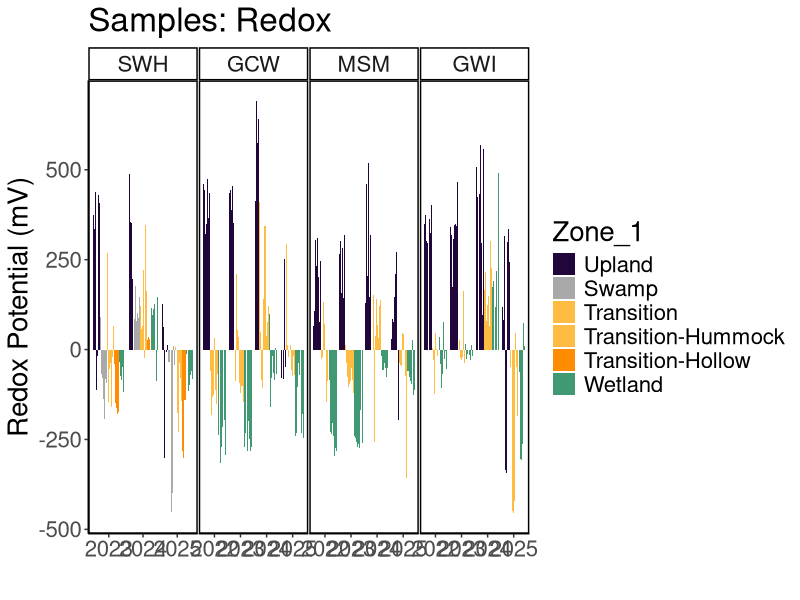
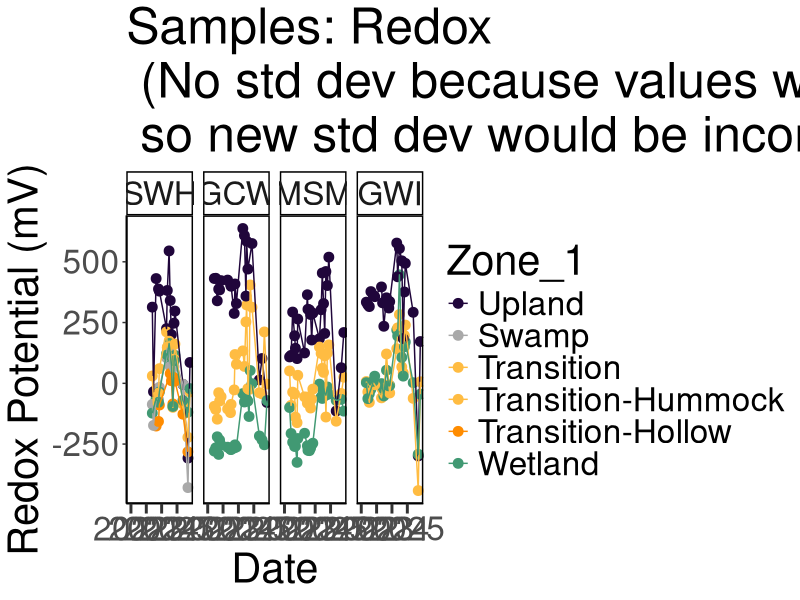
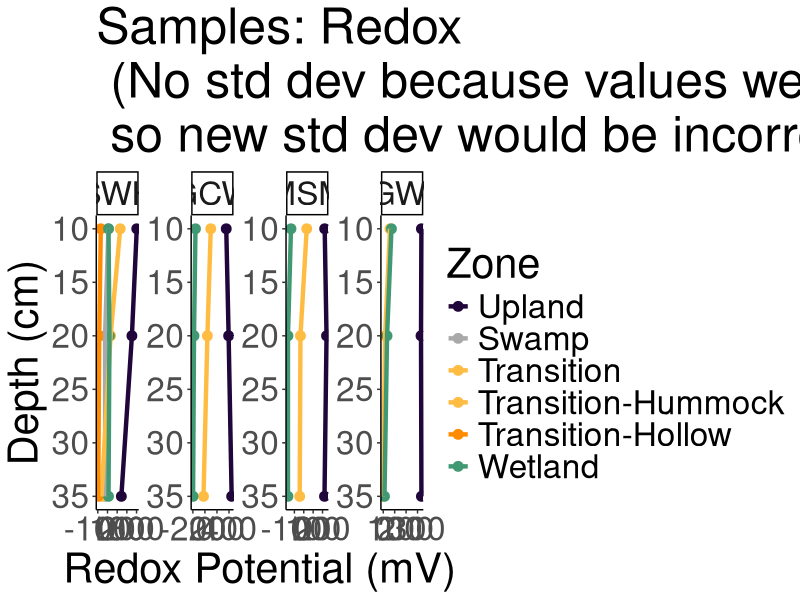
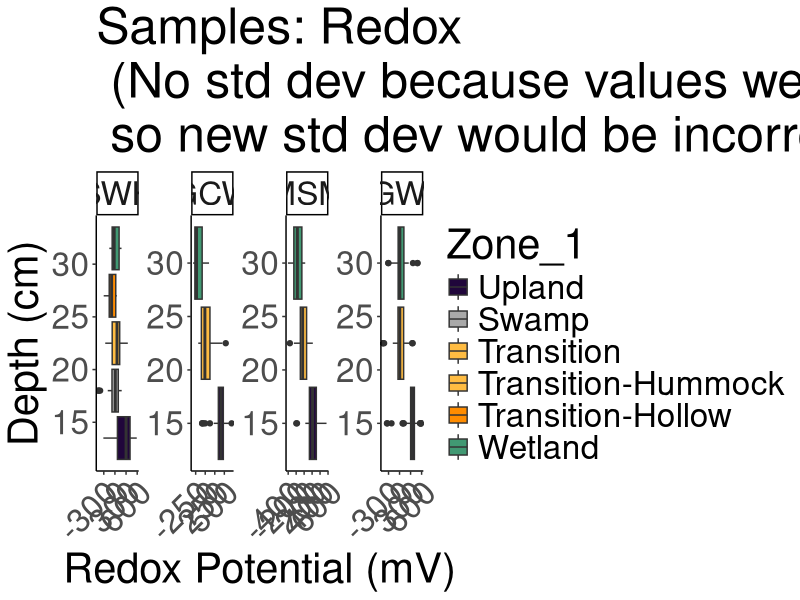
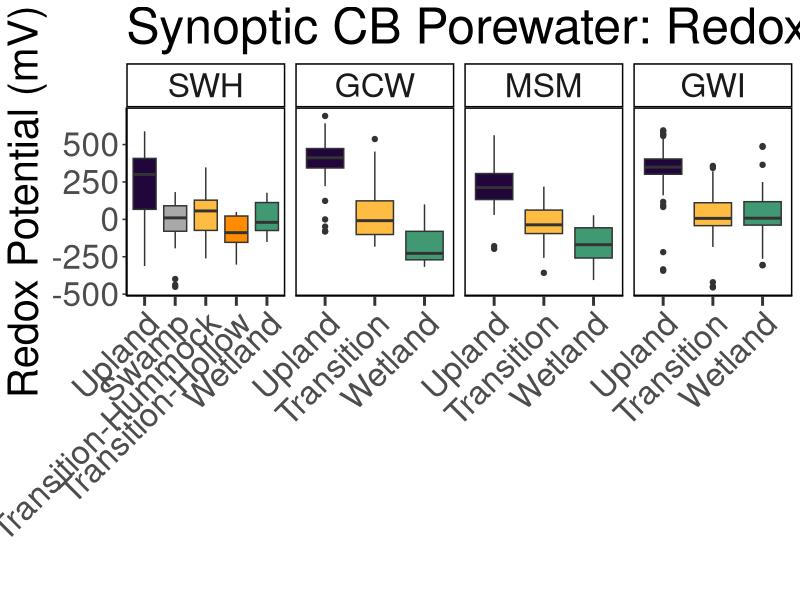
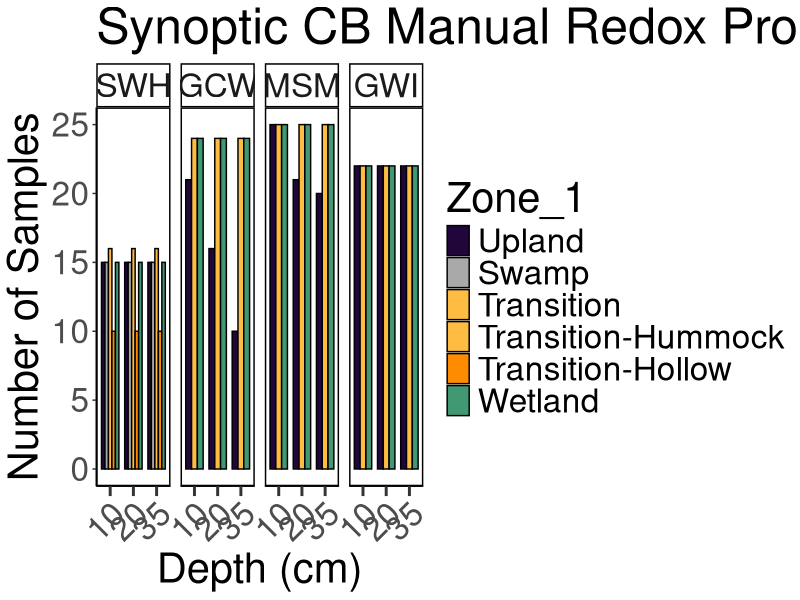
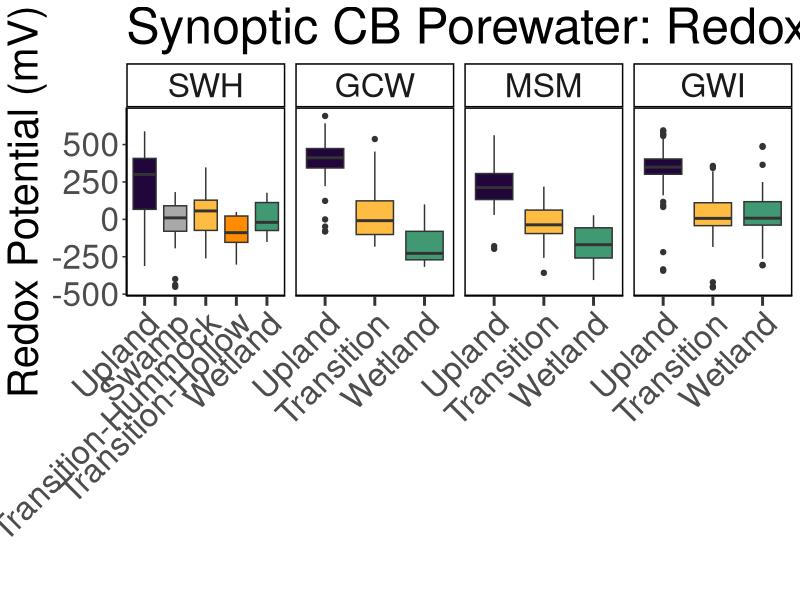

Recreate these plots in R, in order.
## ---- chunk 1
library(dplyr)
library(ggplot2)
library(ggpubr)
library(stringr)
library(readxl)
library(tidyr)
library(tibble)
library(openxlsx)
library(knitr)
## ---- chunk 2

#read in 2022 Dionex Data:
dat22 <- read.csv("2022/Processed Data/COMPASS_Synoptic_CB_Redox_2022_processed.csv")
# head(dat22)
colnames(dat22)

#read in 2023 Dionex Data:
dat23 <- read.csv("2023/Processed Data/COMPASS_Synoptic_CB_Redox_2023_processed.csv")
# head(dat23)
colnames(dat23)

#read in 2024 Dionex Data:
dat24 <- read.csv("2024/Processed Data/COMPASS_Synoptic_CB_Redox_2024_processed.csv")
# head(dat24)
colnames(dat24)

#read in 2025 Dionex Data:
dat25 <- read.csv("2025/Processed Data/COMPASS_Synoptic_CB_Redox_2025_processed.csv")
# head(dat25)
colnames(dat25)

all_dat <- bind_rows(dat22, dat23, dat24, dat25)

all_dat <- all_dat %>%
  mutate(Project = "COMPASS:Synoptic", 
         Region = "CB", 
         Zone_1 = Zone) %>%
  mutate(Zone = case_when(Zone_1 == "Upland" ~ "UP", 
                          Zone_1 == "Transition" ~ "TR", 
                          Zone_1 == "Wetland" ~ "WC", 
                          Zone_1 == "Swamp" ~ "SWAMP",
                          TRUE ~ Zone)) %>% 
  filter (!is.na(Avg_mV))  ##remove NA values from samples not taken

final_dat <- all_dat %>%
  select (-Zone_1)

##Set 4 decimal points max
final_dat <- final_dat %>%
  mutate(across(where(is.numeric), round, digits = 1)) ##This does make all salinities 0 when Cl_ppm is 0 instead of 0.000026

##Format data
final_dat1 <- final_dat %>% 
  mutate(Project = "COMPASS:Synoptic", 
         Region = "CB") %>% 
  rename(Day = Date) %>% 
  select(c("Project", "Region", "Year", "Month", "Day", "Time_24hr",  "Time_Zone", "Site", "Zone", "Topography", "Depth", "Avg_mV", "Std_dv", "Std_err", "Notes"))

## ---- chunk 3

#pull the column names from the all_dat dataframe and create a new dataframe with them
metadat <- data.frame(Column_Names = colnames(final_dat1))
metadat

colnames(final_dat)

metadat$Description <- ""
metadat$Units <- ""
metadat$Instrument_ifapplicable <- ""

#add information about each line:

metadat$Description <- c("Project name",
                         "Region samples originated from: CB = Chesapeake Bay",
                         "Year (YYYY) of sample collection",
                         "Month (MM) of sample collection",
                         "Day (DD) of sample collection",
                         "Time (HH:MM) of sample collection",
                         "Time Zone of sample collection",
                         "Name of sampling transect location (GCW, SWH, MSM, GWI), see dataset locations for coordinates",
                         "Zone within space-for-time transect (UP=Upland, SWAMP=Swamp, TR=Transition, WC=Wetland Control)",
                         "Topography (Hummock/Hollow) only for SWH transition zone; hummock is most comparable to the transition zones at other sites",
                         "Depth in centimeters at which measurement was made",
                         "Average of field replicate measurements at the same depth (n=6)", 
                         "Sample standard deviation calculated from field replicate measurements at the same depth (n=6) .", 
                         "Sample standard error calculated from field replicate measurements at the same depth (n=6) .", 
                         "Notes generated during field sample collection")

metadat$Units <-       c("NA",
                         "NA",
                         "NA",
                         "NA",
                         "NA",
                         "NA",
                         "NA",
                         "NA",
                         "NA",
                         "NA",
                         "cm",
                         "mV",
                         "mV",
                         "mV",
                         "NA")

metadat$Instrument_ifapplicable <-

                       c("NA",
                         "NA",
                         "NA",
                         "NA",
                         "NA",
                         "NA",
                         "NA",
                         "NA",
                         "NA",
                         "NA",
                         "NA",
                         "SWAP Redox Probe",
                         "NA",
                         "NA",
                         "NA")


## ---- chunk 4

#write out a csv of all the data to the main folder: 
write.csv(final_dat1, "COMPASS_SynopticCB_Redox_AllData.csv", row.names = FALSE)


#write out a csv of the metadata associated with the data:
write.csv(metadat, "COMPASS_SynopticCB_Redox_Metadata.csv")

## ---- chunk 5

data_plotting <- all_dat %>% 
  mutate(Zone_1 = case_when(Site == "SWH" & Zone_1 == "Transition" & Topography == "Hummock" ~ "Transition-Hummock",
                            Site == "SWH" & Zone_1 == "Transition" & Topography == "Hollow" ~ "Transition-Hollow",
                            TRUE ~ Zone_1))

#Order by Zone from Upland to Surface Water
data_plotting$Zone_1 = factor(data_plotting$Zone_1, levels = c("Upland",  "Swamp", "Transition", "Transition-Hummock", "Transition-Hollow", "Wetland"))
data_plotting <- data_plotting[order(data_plotting$Zone_1), ]

#Order by Site from SWH, GCW, MSM, GWI order, which is oligohaline to polyhaline
data_plotting$Site = factor(data_plotting$Site, levels = c("SWH", "GCW", "MSM", "GWI"))
data_plotting <- data_plotting[order(data_plotting$Site), ]

#Plot samples to get a first look at concentrations (sanity check)
#group the data for plotting
data_plotting_all <- data_plotting %>%
  group_by(Site, Zone_1) %>%
  mutate(row_num = factor(row_number())) %>%  # create row_num as factor per group
  ungroup()

# data_plotting_all$Date <- as.Date(paste(data_plotting_all$Year, data_plotting_all$Month, data_plotting_all$Day, sep = "-"))


#Plot data and change colors based on Zone:
viz_redox_plot <- ggplot(data_plotting_all, aes(x = as.character(Year), y = Avg_mV, fill = Zone_1)) +
  geom_bar(stat = "identity", position = position_dodge2(preserve = "total")) +
  facet_grid( ~ Site, scales="free") +
  scale_fill_manual(values = c(
    "Upland" = "#20063B",
    "Swamp" = "darkgrey",
    "Transition" = "#FFBC42",
    "Transition-Hollow" = "darkorange",
    "Transition-Hummock" = "#FFBC42",
    "Wetland" = "#419973")) +
  theme_classic() +
  labs(x = " ", y = "Redox Potential (mV)", title = "Samples: Redox") +
  theme(
    panel.spacing = unit(.05, "lines"), 
    panel.border = element_rect(color = "black", fill = NA, linewidth = 1)) + 
  theme(text = element_text(size = 20))

viz_redox_plot

## ---- chunk 6

##Make Date Column with just Year and Month for Sample ID
all_dat_dates <- data_plotting %>%
  mutate(Month_num = match(Month, month.name)) %>%
  mutate(
    YearMonth = if_else(
      Month_num < 10,
      # Modify the string:
      YearMonth <- paste(Year, Month_num, sep = "-0"), 
      YearMonth <- paste(Year, Month_num, sep = "-"), 
    )
  )

##Summarize SO4 and Cl by Date, Site, and Zone
Redox_avg <- all_dat_dates %>%
  group_by(Month, Year, Site, Zone_1) %>%
   dplyr::summarize(mean_mV = mean(Avg_mV, na.rm=TRUE), 
            YearMonth = first(YearMonth), 
            Date = first(Date))

# Concatenate with a day (e.g., "01" for the first day)
Redox_avg$Date <- paste(Redox_avg$YearMonth, Redox_avg$Date, sep = "-")

# Convert to Date object
Redox_avg$Date <- as.Date(Redox_avg$Date)

# Define the specific date breaks you want to display
specific_breaks <- as.Date(c("2022-01-01", "2023-01-01", "2024-01-01", "2025-01-01"))

viz_redox_plot_avgs <- ggplot(Redox_avg, aes(x = Date, y = mean_mV, color = Zone_1, group = Zone_1)) +
  geom_point(size = 3) + 
  # geom_errorbar(aes(ymin = mean_Cl - sd_Cl, ymax = mean_Cl + sd_Cl), width = 0.2) + 
  geom_line() + 
  facet_grid( ~ Site, scales="free_y") +
  scale_color_manual(values = c(
    "Upland" = "#20063B",
    "Swamp" = "darkgrey",
    "Transition" = "#FFBC42",
    "Transition-Hollow" = "darkorange",
    "Transition-Hummock" = "#FFBC42",
    "Wetland" = "#419973")) +
  theme_classic() +
  labs(x = "Date", y = "Redox Potential (mV)", title = "Samples: Redox\n (No std dev because values were averaged previously,\n so new std dev would be incorrect)") +
  theme(
    panel.spacing = unit(0.5, "lines"), 
    panel.border = element_rect(color = "black", fill = NA, linewidth = 1)) +
  # theme(axis.text.x = element_text(angle = 90, hjust = 0.5))+ 
  theme(text = element_text(size = 30))+
  scale_x_date(breaks = specific_breaks, date_labels = "%Y", expand = expansion(mult = c(0.18, 0.05)))+
  theme(axis.ticks.x = element_line(linewidth = 1))+
  theme(axis.ticks.length.x = unit(0.25, "cm"))

viz_redox_plot_avgs

## ---- chunk 7

##Remove SW and calculate average and sd for each depth
Redox_avg <- all_dat_dates %>%
  group_by(Site, Zone_1, Depth) %>%
   dplyr::summarize(mean_mV = mean(Avg_mV, na.rm=TRUE))

viz_redox_plot_depth <- ggplot(Redox_avg, aes(x = as.numeric(Depth), y = mean_mV, color = Zone_1, group = Zone_1)) +
  geom_point(size = 3) + 
  # Zone_geom_errorbar(aes(ymin = mean_Cl - sd_Cl, ymax = mean_Cl + sd_Cl), width = 0.5, size = 1) + 
  geom_line(size = 1.5) + 
  facet_wrap( ~ Site, scales="free", nrow = 1) + 
  scale_color_manual(values = c(
    "Upland" = "#20063B",
    "Swamp" = "darkgrey",
    "Transition" = "#FFBC42",
    "Transition-Hollow" = "darkorange",
    "Transition-Hummock" = "#FFBC42",
    "Wetland" = "#419973")) +
  theme_classic() +
  labs(x = "Depth (cm)", y = "Redox Potential (mV)", title = "Samples: Redox\n (No std dev because values were averaged previously,\n so new std dev would be incorrect)") +
  theme(text = element_text(size = 30))+
  coord_flip() + 
  scale_x_continuous(trans = "reverse") + 
  labs(color = "Zone") 

viz_redox_plot_depth

## ---- chunk 8

##Remove SW
data_plotting_depth <- data_plotting %>%
  mutate(Depth_cm = factor(Depth, levels = c("45", "20", "10")))


#Plot data and change colors based on Zone:
viz_redox_depth <-  ggplot(data_plotting_depth, aes(x = Depth, y = Avg_mV, fill = Zone_1)) +
  geom_boxplot() +
  facet_wrap( ~ Site, scales="free", nrow = 1) +
  scale_fill_manual(values = c(
    "Upland" = "#20063B",
    "Swamp" = "darkgrey",
    "Transition" = "#FFBC42",
    "Transition-Hollow" = "darkorange",
    "Transition-Hummock" = "#FFBC42",
    "Wetland" = "#419973")) +
  theme_classic() +
  labs(x = "Depth (cm)", y = "Redox Potential (mV)", title = "Samples: Redox\n (No std dev because values were averaged previously,\n so new std dev would be incorrect)") +
  # theme(
  #   panel.spacing = unit(.05, "lines"), 
  #   panel.border = element_rect(color = "black", fill = NA, linewidth = 1))+ 
  theme(text = element_text(size = 30))+
  theme(axis.text.x = element_text(angle = 45, vjust = 1, hjust = 1))+ 
  coord_flip() 

viz_redox_depth

## ---- chunk 9


##Summarize SO4 and Cl by Date, Site, and Zone
viz_redox_boxplot <- ggplot(all_dat_dates, aes(x = Zone_1, y = Avg_mV, fill = Zone_1, group = Zone_1)) +
  geom_boxplot() + 
  facet_grid( ~ Site, scales = "free_x") +
  scale_x_discrete(drop = TRUE) +
  scale_fill_manual(values = c(
    "Upland" = "#20063B",
    "Swamp" = "darkgrey",
    "Transition" = "#FFBC42",
    "Transition-Hollow" = "darkorange",
    "Transition-Hummock" = "#FFBC42",
    "Wetland" = "#419973")) +
  theme_classic() +
  labs(x = " ", y = "Redox Potential (mV)", title = "Synoptic CB Porewater: Redox Potential") +
  theme(
    panel.spacing = unit(0.5, "lines"), 
    panel.border = element_rect(color = "black", fill = NA, linewidth = 1)) +
  theme(axis.text.x = element_text(angle = 45, vjust = 1, hjust = 1))+ 
  theme(text = element_text(size = 30))+
  theme(axis.ticks.x = element_line(linewidth = 1))+
  theme(axis.ticks.length.x = unit(0.25, "cm"))+ 
  #scale_x_discrete(labels = c("Upland", "Swamp", "Transition", "Wetland", "Surface Water"))+ 
  theme(legend.position = "none")

viz_redox_boxplot

# Save as a PNG
png("COMPASS_SynopticCB_Redox_alldata.png", width = 2000, height = 1200, res = 100) 
print(viz_redox_boxplot)  # For ggplot objects, use print()
dev.off() 

## ---- chunk 10
# It would also be great to add to our collation codes a summary chunk that will calculate value ranges, means, and standard deviations (and errors) for each site, zone, depth for each year; also for each site zone, depth overall; and for each site and zone overall so that we have some easy access to metrics. Was just thinking this might be helpful today when re-collating the DIC data.

colnames(all_dat)

##Metrics for each site, zone, depth for each year
summary_by_year <- data_plotting %>%
  group_by(Year, Site, Zone_1, Depth) %>%
   reframe(
     min_mV = min(Avg_mV, na.rm=TRUE),
     max_mV = max(Avg_mV, na.rm=TRUE), 
     mean_mV = mean(Avg_mV, na.rm=TRUE)) %>%
  mutate(across(where(is.numeric), round, digits = 4)) 

##Metrics for each site, zone, depth for all years
summary_all_years <- data_plotting %>%
  group_by(Site, Zone_1, Depth) %>%
   reframe(
     min_mV = min(Avg_mV, na.rm=TRUE),
     max_mV = max(Avg_mV, na.rm=TRUE), 
     mean_mV = mean(Avg_mV, na.rm=TRUE)) %>%
  mutate(across(where(is.numeric), round, digits = 4)) 

##Metrics for each site and zone for all depths and years
summary_all_depths_years <- data_plotting %>%
  group_by(Site, Zone_1) %>%
   reframe(
     min_mV = min(Avg_mV, na.rm=TRUE),
     max_mV = max(Avg_mV, na.rm=TRUE), 
     mean_mV = mean(Avg_mV, na.rm=TRUE)) %>%
  mutate(across(where(is.numeric), round, digits = 4)) 

## ---- chunk 11
#  I am thinking it might be cool to add to our porewater collation files a table at the end that has total number of samples then also some info about # of samples per zone, site, depth etc.

##Metrics for each year
sample_numbers_years <- data_plotting %>%
  group_by(Year) %>%
   reframe(
     Number_of_samples = n())

##Metrics for each site, zone, depth for all years
sample_numbers <- data_plotting %>%
  group_by(Site, Zone_1, Depth) %>%
   reframe(
     Number_of_samples = n())
     

## ---- chunk 12

library(kableExtra)

kable(
  summary_all_depths_years[, c("Site", "Zone_1", "min_mV",	"max_mV", "mean_mV")],  
  format = "latex",
  booktabs = TRUE,
  caption = "Summary Statistics"
) %>%
  kable_styling(
    latex_options = c("hold_position", "striped", "scale_down"),
    font_size = 12
  ) %>%
  row_spec(0, bold = TRUE) %>%   # header
  column_spec(1, bold = TRUE)


## ---- chunk 13

kable(
  sample_numbers_years[, c("Year", "Number_of_samples")],  
  format = "latex",
  booktabs = TRUE,
  caption = paste0("Total Samples: ", nrow(all_dat))
) %>%
  kable_styling(
    latex_options = c("hold_position", "striped", "scale_down"),
    font_size = 12
  ) %>%
  row_spec(0, bold = TRUE) %>%   # header
  column_spec(1, bold = TRUE)

## ---- chunk 14

##Number of Samples Plots
sample_num_barplot <- ggplot(sample_numbers, aes(x = as.character(Depth), y = Number_of_samples, fill = Zone_1)) +
  geom_col(position = "dodge", color = "black", width = 0.75) + # 'color' adds a border to the bars
  facet_grid(~Site , scales = "free_x") +
  scale_x_discrete(drop = TRUE) +
  scale_fill_manual(values = c(
    "Upland" = "#20063B",
    "Swamp" = "darkgrey",
    "Transition" = "#FFBC42",
    "Transition-Hollow" = "darkorange",
    "Transition-Hummock" = "#FFBC42",
    "Wetland" = "#419973")) +
  theme_classic() +
  labs(x = "Depth (cm)", y = "Number of Samples", title = "Synoptic CB Manual Redox Probe Sample Numbers") +
  theme(
    panel.spacing = unit(0.5, "lines"),
    panel.border = element_rect(color = "black", fill = NA, linewidth = 1)) +
  theme(axis.text.x = element_text(angle = 45, vjust = 1, hjust = 1))+
  theme(text = element_text(size = 30))+
  theme(axis.ticks.x = element_line(linewidth = 1))+
  theme(axis.ticks.length.x = unit(0.25, "cm"))
  #scale_x_discrete(labels = c("Upland", "Swamp", "Transition", "Wetland", "Surface Water"))+
  # theme(legend.position = "none")

sample_num_barplot
## ---- chunk 15

#write out a csv of all the data to the main folder: 
write.csv(summary_by_year, "COMPASS_SynopticCB_Redox_Summarized_By_Year.csv")


#write out a csv of the metadata associated with the data: 
write.csv(summary_all_years, "COMPASS_SynopticCB_Redox_Summarized_Years_Combined.csv")


#write out a csv of the metadata associated with the data: 
write.csv(summary_all_depths_years, "COMPASS_SynopticCB_Redox_Summarized_Years_and_Depths_Combined.csv")
